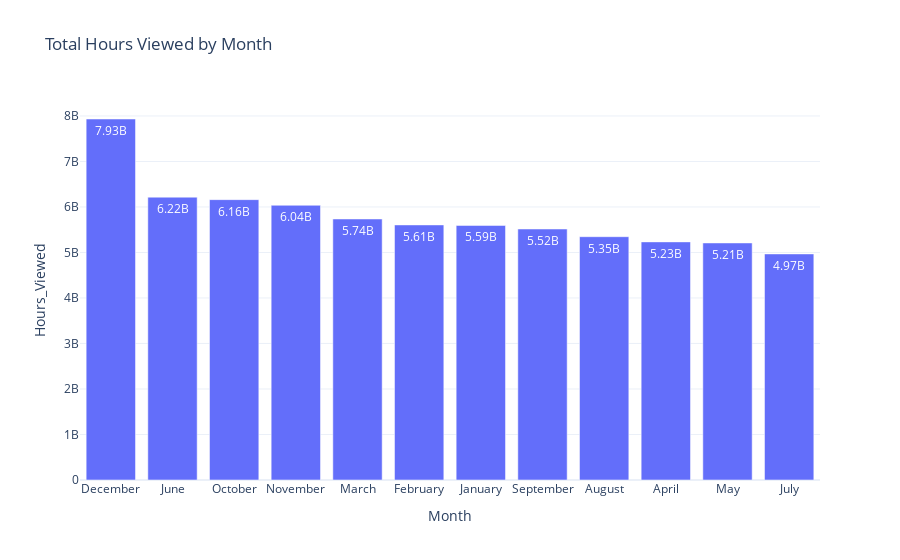

Write notebook code for a chart like this one.
### Markdown cell above
# Monthly Viewership Analysis

### Code cell
# Extract month from Release_Date
data_sorted['Month'] = data_sorted['Release_Date'].dt.month

# Aggregate by Month and sort by Hours_Viewed
month_agg = data_sorted.groupby('Month')['Hours_Viewed'].sum().reset_index()
month_agg = month_agg.sort_values(by='Hours_Viewed', ascending=False)
# Format Hours_Viewed for bar labels
month_agg['Hours_Viewed_Text'] = (month_agg['Hours_Viewed'] / 1e9).round(2).astype(str) + 'B'

# Map month numbers to names for better readability
month_names = {1: 'January', 2: 'February', 3: 'March', 4: 'April', 5: 'May', 6: 'June',
               7: 'July', 8: 'August', 9: 'September', 10: 'October', 11: 'November', 12: 'December'}
month_agg['Month_Name'] = month_agg['Month'].map(month_names)

# Bar chart for Monthly Viewership
fig7 = px.bar(month_agg, x='Month_Name', y='Hours_Viewed', 
                   title='Total Hours Viewed by Month', text='Hours_Viewed_Text')
fig7.update_traces(textposition='auto')
fig7.update_layout(xaxis_title='Month')
fig7.show()
#fig7.write_image("results/fig7.png")

### Figure 1 — Plotly figure (JSON) as saved in the notebook; plotly's stock layout.template omitted (floating-point values rounded to 4 significant figures)
{"data": [{"alignmentgroup": "True", "hovertemplate": "Month_Name=%{x}<br>Hours_Viewed=%{y}<br>Hours_Viewed_Text=%{text}<extra></extra>", "legendgroup": "", "marker": {"color": "#636efa", "pattern": {"shape": ""}}, "name": "", "offsetgroup": "", "orientation": "v", "showlegend": false, "text": ["7.93B", "6.22B", "6.16B", "6.04B", "5.74B", "5.61B", "5.59B", "5.52B", "5.35B", "5.23B", "5.21B", "4.97B"], "textposition": "auto", "type": "bar", "x": ["December", "June", "October", "November", "March", "February", "January", "September", "August", "April", "May", "July"], "xaxis": "x", "y": [7933400000, 6215600000, 6161400000, 6037200000, 5736200000, 5605700000, 5594500000, 5515700000, 5346900000, 5232800000, 5209600000, 4968600000], "yaxis": "y"}], "layout": {"barmode": "relative", "legend": {"tracegroupgap": 0}, "title": {"text": "Total Hours Viewed by Month"}, "xaxis": {"anchor": "y", "domain": [0, 1], "title": {"text": "Month"}}, "yaxis": {"anchor": "x", "domain": [0, 1], "title": {"text": "Hours_Viewed"}}}}
